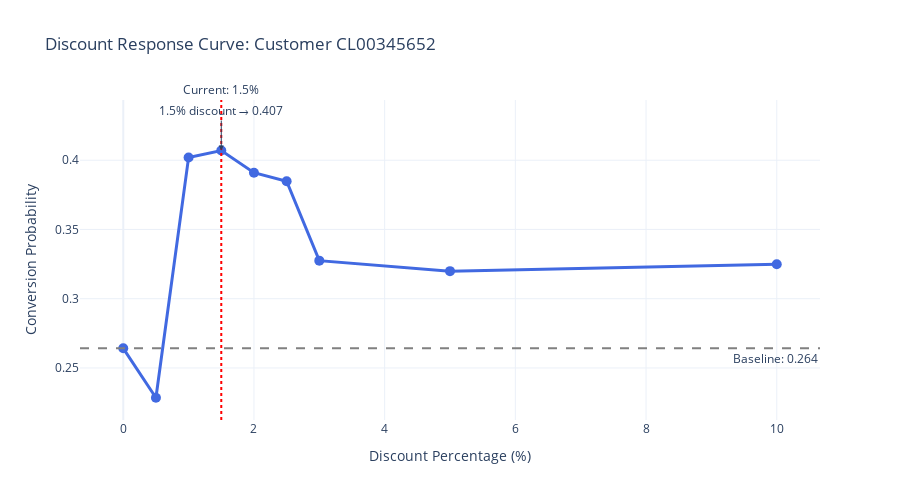

Notebook code cell kept with this figure:
### Code cell
# SIMPLEST INTERACTIVE CHART: DISCOUNT SLIDER FOR ONE CUSTOMER
print("\n=== CREATING INTERACTIVE DISCOUNT SLIDER ===")

import plotly.graph_objects as go
from plotly.subplots import make_subplots

# Select first customer for demonstration
demo_cust = selected_ids[0]
cust_quotes = df_sim[df_sim['numero_compte'] == demo_cust].copy()
baseline_prob = baseline_df[baseline_df['customer_id'] == demo_cust]['baseline_prob'].iloc[0]
base_price = cust_quotes['mt_apres_remise_ht_devis'].sum()

# Test different discount levels
discount_levels = [0, 0.5, 1.0, 1.5, 2.0, 2.5, 3.0, 5.0, 10.0]  # %
probabilities = []

for discount_pct in discount_levels:
    # Apply discount
    modified = cust_quotes.copy()
    if 'mt_apres_remise_ht_devis' in modified.columns:
        discount_amount = base_price * (discount_pct / 100)
        if 'mt_remise_exceptionnelle_ht' in modified.columns:
            modified['mt_remise_exceptionnelle_ht'] = modified['mt_remise_exceptionnelle_ht'].fillna(0) - discount_amount
        modified['mt_apres_remise_ht_devis'] = base_price - discount_amount
    
    # Get probability
    prob = run_simulation_get_prob(demo_cust, modified, model, feature_names)
    probabilities.append(prob)

# Create interactive figure with slider (conceptual)
fig = go.Figure()

# Add response curve
fig.add_trace(go.Scatter(
    x=discount_levels,
    y=probabilities,
    mode='lines+markers',
    name='Conversion Probability',
    line=dict(color='royalblue', width=3),
    marker=dict(size=10, color='royalblue'),
    hovertemplate='Discount: %{x}%<br>Probability: %{y:.3f}<br>Δ: %{customdata:.3f}',
    customdata=[p - baseline_prob for p in probabilities]
))

# Add baseline reference line
fig.add_hline(y=baseline_prob, line_dash="dash", line_color="gray",
              annotation_text=f"Baseline: {baseline_prob:.3f}",
              annotation_position="bottom right")

# Add current 1.5% discount point
fig.add_vline(x=1.5, line_dash="dot", line_color="red",
              annotation_text="Current: 1.5%", annotation_position="top")

# Layout
fig.update_layout(
    title=f"Discount Response Curve: Customer {demo_cust}",
    xaxis_title="Discount Percentage (%)",
    yaxis_title="Conversion Probability",
    hovermode="x unified",
    template="plotly_white",
    height=500
)

# Add annotations
fig.add_annotation(
    x=1.5, y=probabilities[discount_levels.index(1.5)],
    text=f"1.5% discount → {probabilities[discount_levels.index(1.5)]:.3f}",
    showarrow=True,
    arrowhead=2,
    ax=0,
    ay=-40
)

fig.show()

print(f"✓ Interactive response curve for customer {demo_cust}")
print(f"✓ Hover over points to see discount impact")
print(f"✓ Baseline: {baseline_prob:.3f}, Max at {discount_levels[probabilities.index(max(probabilities))]}%: {max(probabilities):.3f}")

### Figure 1 — Plotly figure (JSON) as saved in the notebook; plotly's stock layout.template omitted (floating-point values rounded to 4 significant figures)
{"data": [{"customdata": [0, -0.03569, 0.1379, 0.1429, 0.1268, 0.1206, 0.06332, 0.05575, 0.0607], "hovertemplate": "Discount: %{x}%<br>Probability: %{y:.3f}<br>Δ: %{customdata:.3f}", "line": {"color": "royalblue", "width": 3}, "marker": {"color": "royalblue", "size": 10}, "mode": "lines+markers", "name": "Conversion Probability", "type": "scatter", "x": [0, 0.5, 1, 1.5, 2, 2.5, 3, 5, 10], "y": [0.2642, 0.2285, 0.402, 0.407, 0.391, 0.3848, 0.3275, 0.3199, 0.3249]}], "layout": {"annotations": [{"showarrow": false, "text": "Baseline: 0.264", "x": 1, "xanchor": "right", "xref": "x domain", "y": 0.2642, "yanchor": "top", "yref": "y"}, {"showarrow": false, "text": "Current: 1.5%", "x": 1.5, "xanchor": "center", "xref": "x", "y": 1, "yanchor": "bottom", "yref": "y domain"}, {"arrowhead": 2, "ax": 0, "ay": -40, "showarrow": true, "text": "1.5% discount → 0.407", "x": 1.5, "y": 0.407}], "height": 500, "hovermode": "x unified", "shapes": [{"line": {"color": "gray", "dash": "dash"}, "type": "line", "x0": 0, "x1": 1, "xref": "x domain", "y0": 0.2642, "y1": 0.2642, "yref": "y"}, {"line": {"color": "red", "dash": "dot"}, "type": "line", "x0": 1.5, "x1": 1.5, "xref": "x", "y0": 0, "y1": 1, "yref": "y domain"}], "title": {"text": "Discount Response Curve: Customer CL00345652"}, "xaxis": {"title": {"text": "Discount Percentage (%)"}}, "yaxis": {"title": {"text": "Conversion Probability"}}}}
